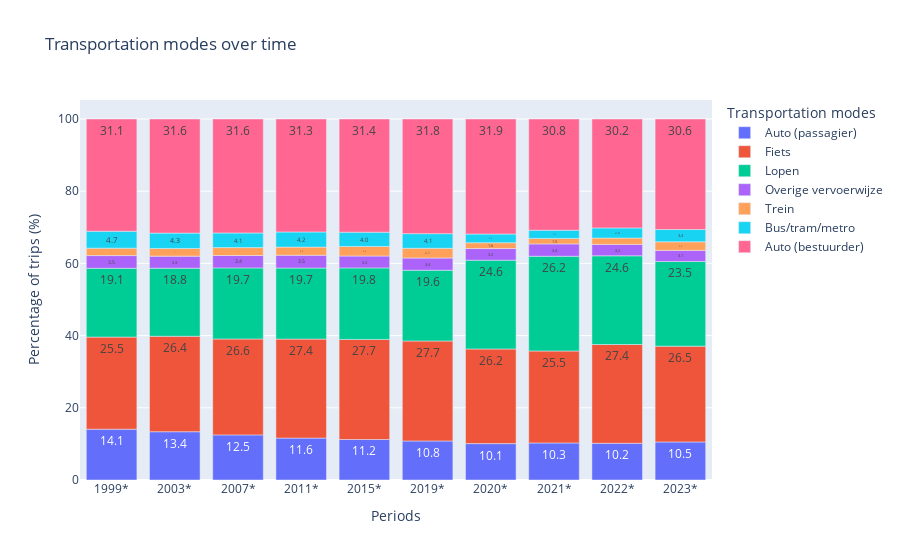

This figure's notebook cell:
### Code cell
df_pct = df_mod_total.copy()
df_pct['Ritten per persoon per dag (gemiddeld) (aantal)'] = (
    df_pct['Ritten per persoon per dag (gemiddeld) (aantal)']
    .str.replace(',', '.')
    .astype(float)  
)

df_pct['percentage'] = df_pct.groupby('Perioden')['Ritten per persoon per dag (gemiddeld) (aantal)'].transform(
    lambda x: (x / x.sum() * 100))


fig = px.bar(df_pct,
        x="Perioden",
        y="percentage",
        color="Vervoerwijzen",
        title="Transportation modes over time",
        labels={"Perioden": "Periods", 
                "percentage": "Percentage of trips (%)", 
                "Vervoerwijzen": "Transportation modes"},
        text_auto='.1f')

fig.update_yaxes(type='linear')
fig.show()

### Figure 1 — Plotly figure (JSON) as saved in the notebook; plotly's stock layout.template omitted (floating-point values rounded to 4 significant figures)
{"data": [{"alignmentgroup": "True", "hovertemplate": "Transportation modes=Auto (passagier)<br>Periods=%{x}<br>Percentage of trips (%)=%{y}<extra></extra>", "legendgroup": "Auto (passagier)", "marker": {"color": "#636efa", "pattern": {"shape": ""}}, "name": "Auto (passagier)", "offsetgroup": "Auto (passagier)", "orientation": "v", "showlegend": true, "textposition": "auto", "texttemplate": "%{y:.1f}", "type": "bar", "x": ["1999*", "2003*", "2007*", "2011*", "2015*", "2019*", "2020*", "2021*", "2022*", "2023*"], "xaxis": "x", "y": [14.08, 13.37, 12.5, 11.61, 11.22, 10.81, 10.08, 10.27, 10.18, 10.54], "yaxis": "y"}, {"alignmentgroup": "True", "hovertemplate": "Transportation modes=Fiets<br>Periods=%{x}<br>Percentage of trips (%)=%{y}<extra></extra>", "legendgroup": "Fiets", "marker": {"color": "#EF553B", "pattern": {"shape": ""}}, "name": "Fiets", "offsetgroup": "Fiets", "orientation": "v", "showlegend": true, "textposition": "auto", "texttemplate": "%{y:.1f}", "type": "bar", "x": ["1999*", "2003*", "2007*", "2011*", "2015*", "2019*", "2020*", "2021*", "2022*", "2023*"], "xaxis": "x", "y": [25.51, 26.44, 26.56, 27.42, 27.72, 27.7, 26.21, 25.48, 27.37, 26.53], "yaxis": "y"}, {"alignmentgroup": "True", "hovertemplate": "Transportation modes=Lopen<br>Periods=%{x}<br>Percentage of trips (%)=%{y}<extra></extra>", "legendgroup": "Lopen", "marker": {"color": "#00cc96", "pattern": {"shape": ""}}, "name": "Lopen", "offsetgroup": "Lopen", "orientation": "v", "showlegend": true, "textposition": "auto", "texttemplate": "%{y:.1f}", "type": "bar", "x": ["1999*", "2003*", "2007*", "2011*", "2015*", "2019*", "2020*", "2021*", "2022*", "2023*"], "xaxis": "x", "y": [19.06, 18.84, 19.69, 19.68, 19.8, 19.59, 24.6, 26.24, 24.56, 23.47], "yaxis": "y"}, {"alignmentgroup": "True", "hovertemplate": "Transportation modes=Overige vervoerwijze<br>Periods=%{x}<br>Percentage of trips (%)=%{y}<extra></extra>", "legendgroup": "Overige vervoerwijze", "marker": {"color": "#ab63fa", "pattern": {"shape": ""}}, "name": "Overige vervoerwijze", "offsetgroup": "Overige vervoerwijze", "orientation": "v", "showlegend": true, "textposition": "auto", "texttemplate": "%{y:.1f}", "type": "bar", "x": ["1999*", "2003*", "2007*", "2011*", "2015*", "2019*", "2020*", "2021*", "2022*", "2023*"], "xaxis": "x", "y": [3.519, 3.343, 3.437, 3.548, 3.3, 3.378, 3.226, 3.422, 3.158, 3.061], "yaxis": "y"}, {"alignmentgroup": "True", "hovertemplate": "Transportation modes=Trein<br>Periods=%{x}<br>Percentage of trips (%)=%{y}<extra></extra>", "legendgroup": "Trein", "marker": {"color": "#FFA15A", "pattern": {"shape": ""}}, "name": "Trein", "offsetgroup": "Trein", "orientation": "v", "showlegend": true, "textposition": "auto", "texttemplate": "%{y:.1f}", "type": "bar", "x": ["1999*", "2003*", "2007*", "2011*", "2015*", "2019*", "2020*", "2021*", "2022*", "2023*"], "xaxis": "x", "y": [2.053, 2.128, 2.188, 2.258, 2.64, 2.703, 1.613, 1.521, 1.754, 2.381], "yaxis": "y"}, {"alignmentgroup": "True", "hovertemplate": "Transportation modes=Bus/tram/metro<br>Periods=%{x}<br>Percentage of trips (%)=%{y}<extra></extra>", "legendgroup": "Bus/tram/metro", "marker": {"color": "#19d3f3", "pattern": {"shape": ""}}, "name": "Bus/tram/metro", "offsetgroup": "Bus/tram/metro", "orientation": "v", "showlegend": true, "textposition": "auto", "texttemplate": "%{y:.1f}", "type": "bar", "x": ["1999*", "2003*", "2007*", "2011*", "2015*", "2019*", "2020*", "2021*", "2022*", "2023*"], "xaxis": "x", "y": [4.692, 4.255, 4.062, 4.194, 3.96, 4.054, 2.419, 2.281, 2.807, 3.401], "yaxis": "y"}, {"alignmentgroup": "True", "hovertemplate": "Transportation modes=Auto (bestuurder)<br>Periods=%{x}<br>Percentage of trips (%)=%{y}<extra></extra>", "legendgroup": "Auto (bestuurder)", "marker": {"color": "#FF6692", "pattern": {"shape": ""}}, "name": "Auto (bestuurder)", "offsetgroup": "Auto (bestuurder)", "orientation": "v", "showlegend": true, "textposition": "auto", "texttemplate": "%{y:.1f}", "type": "bar", "x": ["1999*", "2003*", "2007*", "2011*", "2015*", "2019*", "2020*", "2021*", "2022*", "2023*"], "xaxis": "x", "y": [31.09, 31.61, 31.56, 31.29, 31.35, 31.76, 31.85, 30.8, 30.18, 30.61], "yaxis": "y"}], "layout": {"barmode": "relative", "legend": {"title": {"text": "Transportation modes"}, "tracegroupgap": 0}, "title": {"text": "Transportation modes over time"}, "xaxis": {"anchor": "y", "domain": [0, 1], "title": {"text": "Periods"}}, "yaxis": {"anchor": "x", "domain": [0, 1], "title": {"text": "Percentage of trips (%)"}, "type": "linear"}}}
